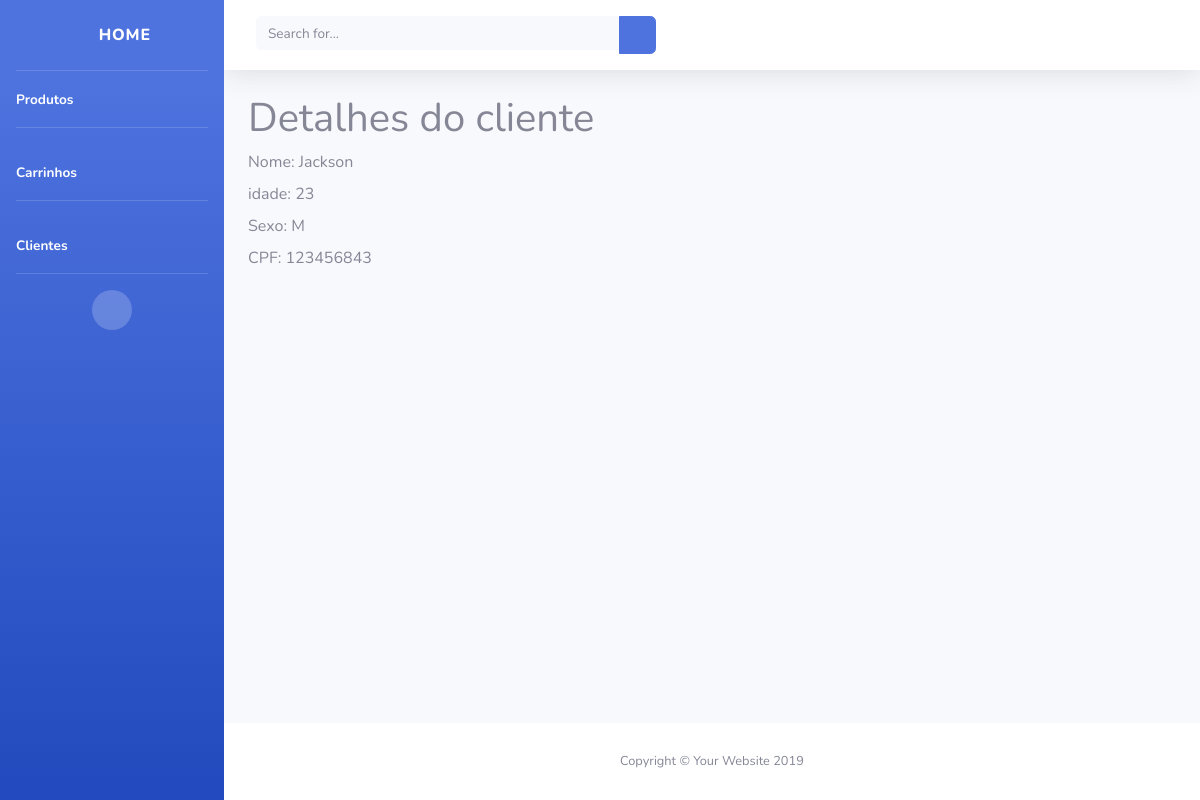
The page /primeira/cliente/1 on the database as committed earlier.
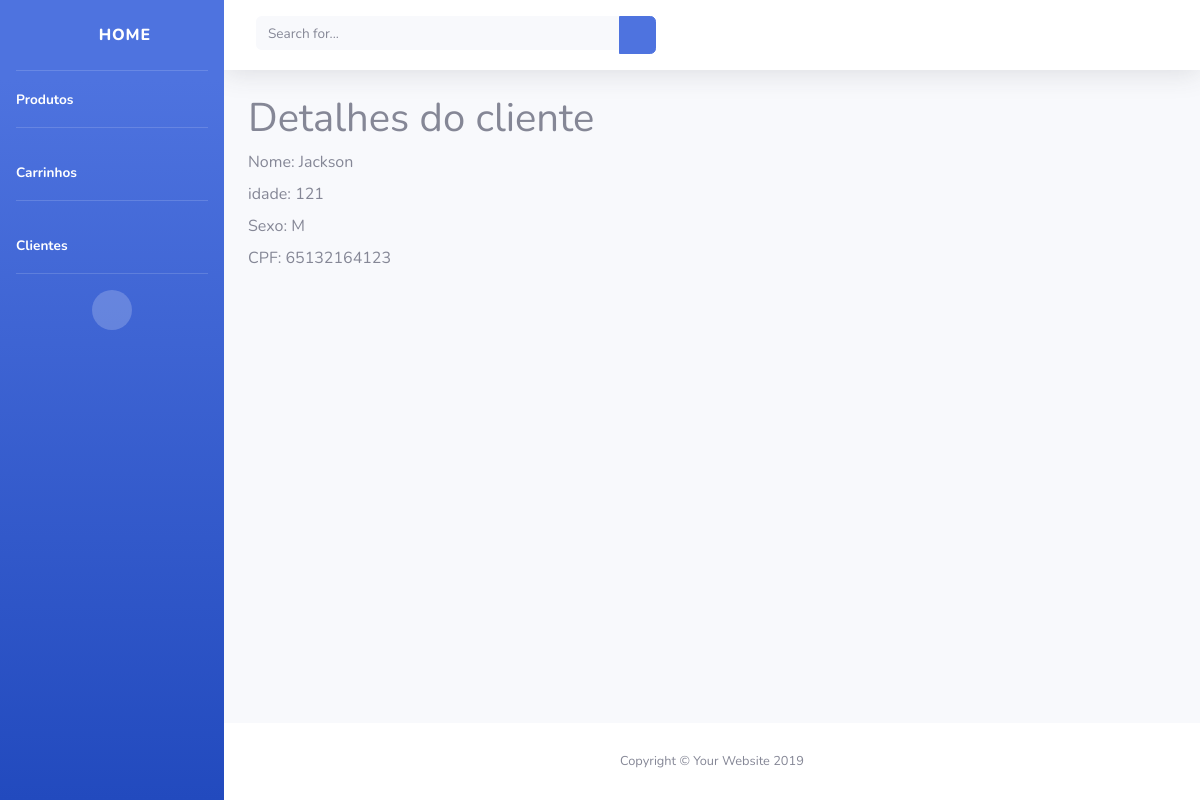
The same page on the database as committed later.
### primeira/models.py (models this page shows, shortened)
class Cliente(models.Model):
    nome = models.CharField(max_length=50)
    idade = models.IntegerField()
    cpf = models.CharField(max_length=11)
    sexo = models.CharField(max_length=1)

### primeira/views.py (the view)
# urls.py: path('cliente/<int:cliente_id>', views.cliente_show),
def cliente_show(request, cliente_id):
    cliente = Cliente.objects.get(id=cliente_id)
    return render (request, 'cliente/show.html', {'cliente': cliente})

### primeira/templates/cliente/show.html
{% extends 'base.html' %}
{% block conteudo %}
<h1>Detalhes do cliente</h1>
<div>
    <label>Nome:</label>
    {{cliente.nome}}
</div>
<div>
    <label>idade:</label>
    {{cliente.idade}}
</div>
<div>
    <label>Sexo:</label>
    {{cliente.sexo}}
</div>
<div>
    <label>CPF:</label>
    {{cliente.cpf}}
</div>
{% endblock %}

Rows that differ between the two databases and show on the page:
changed Cliente "Jackson": idade "23" → "121"; cpf "123456843" → "65132164123"
